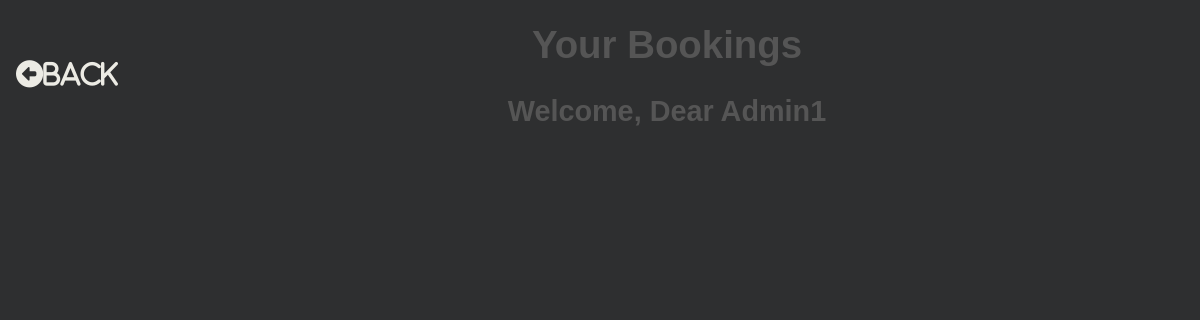
Before: /booking_list/ (signed in) with the older database file.
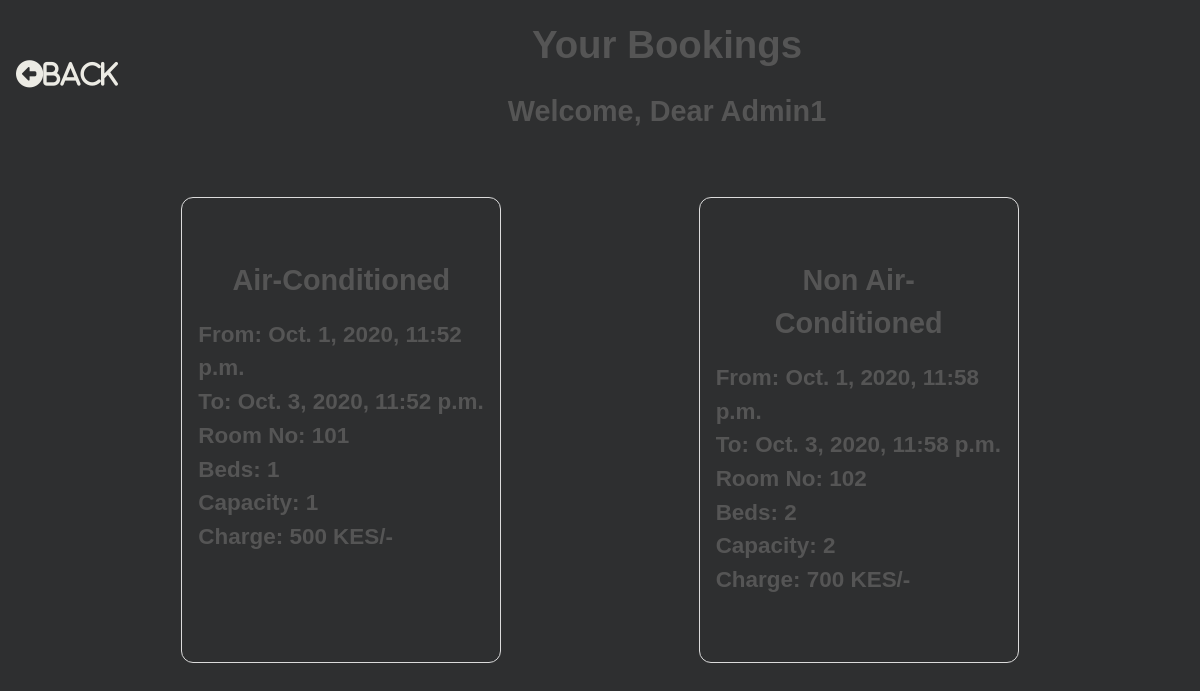
After: the same page with the newer database file.
### hotel/models.py (models this page shows, shortened)
class Booking(models.Model):
    user = models.ForeignKey(settings.AUTH_USER_MODEL, on_delete=models.CASCADE)
    room = models.ForeignKey(Room, on_delete=models.CASCADE)
    check_in = models.DateTimeField()
    check_out = models.DateTimeField()
    def get_room_category(self):
        room_categories = dict(self.room.ROOM_CATEGORIES)
        room_category = room_categories.get(self.room.category)
        return room_category
    def get_cancel_booking_url(self):
        return reverse_lazy('CancelBookingView', args={self.pk, })

class Room(models.Model):
    ROOM_CATEGORIES=(
        ('AC', 'Air-Conditioned'),
        ('NAC', 'Non Air-Conditioned'),
        ('DEL', 'Deluxe'),
        ('KIN', 'King'),
        ('QUE', 'Queen'),
    )
    number = models.IntegerField()
    category = models.CharField(max_length=3, choices=ROOM_CATEGORIES)
    beds = models.IntegerField()
    capacity = models.IntegerField()
    room_charge = models.IntegerField()

### hotel/views.py (the view)
# urls.py: path('booking_list/', views.BookingListView.as_view(), name='BookingListView'),
class BookingListView(ListView):
    model = Booking
    template_name="booking_list_view.html"
    def get_queryset(self, *args, **kwargs):
        if self.request.user.is_staff:
            booking_list = Booking.objects.all()
            return booking_list
        else:
            booking_list = Booking.objects.filter(user=self.request.user)
            return booking_list

### hotel/templates/booking_list_view.html (shortened to what this page needs)
{% load static %}
<!DOCTYPE html>
<html lang="en">
    <head>
		<link rel="stylesheet" href="{% static 'hotel/css/booking_list_view.css' %}">
    </head>
    <body>
        <div class="content">
            <div class="header">
                <div class="headings">
                    <h1>Your Bookings</h1>
                    <h2>Welcome, Dear {{ user }}</h2>
                </div>
                <div class="home">
                    <div class="home">
                        <a href="{% url 'RoomListView' %}"><i class="fas fa-arrow-alt-circle-left">Back</i></a>
                    </div>
                </div>
            </div>
            <div class="bookings">
                {% for booking in booking_list %}
                <div class="booking">
                    <div class="category">
                        <h2 style="text-align: center;">{{ booking.get_room_category }} </h2>
                    </div>
                    <div class="from">
                        <h3>From: {{ booking.check_in }} </h3>
                    </div>
                    <div class="to">
                        <h3>To: {{ booking.check_out }} </h3>
                    </div>
                    <div class="from">
                        <h3>Room No: {{ booking.room.number }} </h3>
                    </div>
                    <div class="from">
                        <h3>Beds: {{ booking.room.beds }} </h3>
                    </div>
                    <div class="from">
                        <h3>Capacity: {{ booking.room.capacity }} </h3>
                    </div>
                    <div class="from">
                        <h3>Charge: {{ booking.room.room_charge }} KES/-</h3>
                    </div>
                    <div class="cancel">
                        <a href="{{ booking.get_cancel_booking_url }}" class="invisible"><i class="far fa-2x fa-times-circle">Cancel Booking</i></a>
                    </div>
                </div>
                {% endfor %}
            </div>
        </div>
    </body>
</html>

### hotel/static/hotel/css/booking_list_view.css (style rules this page uses)
* { padding:0; margin:0; box-sizing: border-box; }
body { font-family: sans-serif; background-color: rgb(46, 47, 48); color: #555; line-height: 1.5; font-size: 1.2rem; text-align: center; }
.home a { font-size: 1.5rem; text-decoration: none; color: #444; }
.header { flex:1; display:flex; flex-flow: row-reverse wrap; justify-content: space-evenly; align-items: center; }
.headings { flex:1.5; }
.home { flex:0.1; }
.bookings { margin-top:2rem; flex:1; display: flex; flex-direction: row; flex-wrap: wrap; justify-content: space-evenly; }
.booking { flex:1; max-width:20vw; min-width:20rem; text-align: left; border: 1px solid #dbdbdb; padding: 1rem; border-radius: 0.75rem; margin: 1rem; }
a i { margin: 1rem; color: rgb(236, 235, 228); text-decoration: none; }
.home a i { font-size: 1.7rem; }
h1, h2 { margin:1rem; }

Changed rows visible on the page:
added Booking: get_room_category "Air-Conditioned", check_in "Oct. 1, 2020, 11:52 p.m.", check_out "Oct. 3, 2020, 11:52 p.m.", room.number "101", room.beds "1", room.capacity "1", room.room_charge "500"
added Booking: get_room_category "Non Air-Conditioned", check_in "Oct. 1, 2020, 11:58 p.m.", check_out "Oct. 3, 2020, 11:58 p.m.", room.number "102", room.beds "2", room.capacity "2", room.room_charge "700"
